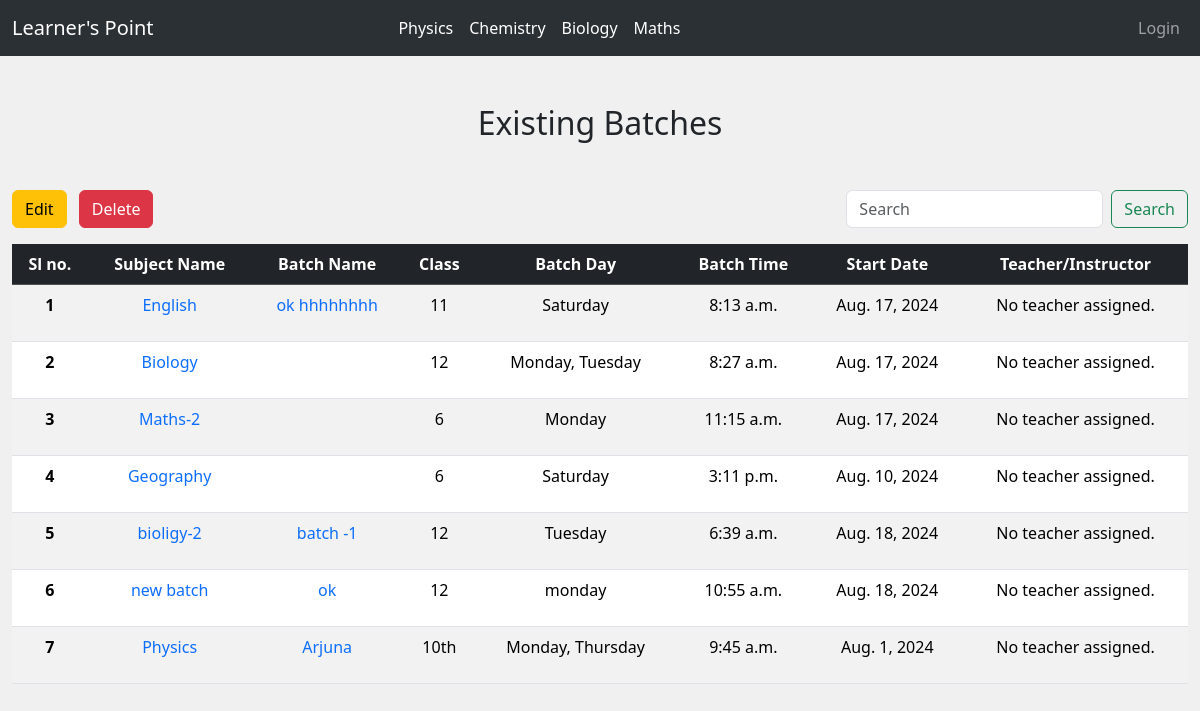
/view-batches/, run on an earlier commit of the app's database.
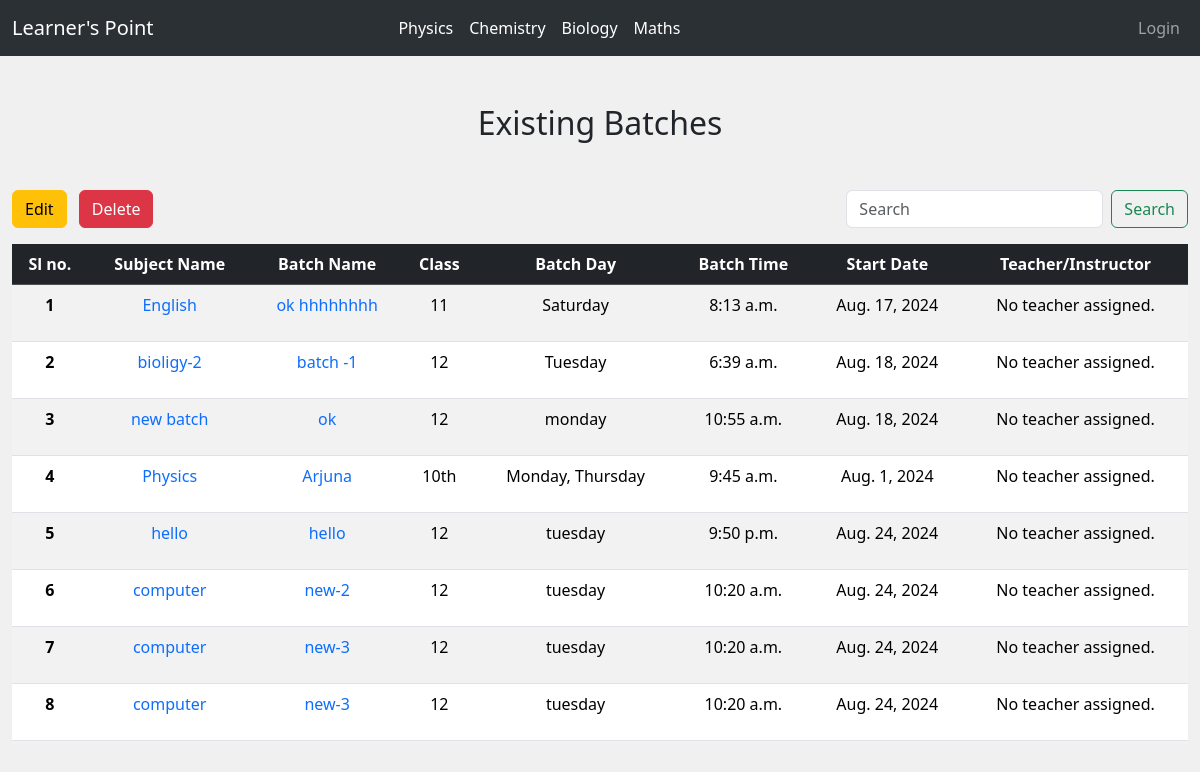
And on a later commit of the database.
### myapp/models.py (models this page shows, shortened)
class Batch(models.Model):
    DAYS = [
        ('MON', 'Monday'),
        ('TUE', 'Tuesday'),
        ('WED', 'Wednesday'),
        ('THU', 'Thursday'),
        ('FRI', 'Friday'),
        ('SAT', 'Saturday'),
        ('SUN', 'Sunday'),
    ]
    subject_name = models.CharField(max_length=100)
    batch_name = models.CharField(max_length=100,default="")
    batch_time = models.TimeField()
    batch_day = MultiSelectField(choices=DAYS)
    class_level = models.IntegerField(choices=[(1,1),(2,2),(3,3),(4,4),(5, 5), (6, 6), (7, 7), (8, 8), (9, 9), (10, 10), (11, 11), (12, 12)])
    class_mode = models.CharField(max_length=100, choices=[('ONLINE', 'ONLINE'), ('OFFLINE', 'OFFLINE')], default='ONLINE')
    start_date = models.DateField(default=timezone.now)
    teachers = models.ManyToManyField(Teacher, related_name='teachers')
    students = models.ManyToManyField(Student, related_name='students', blank=True)

### myapp/views.py (the view)
# urls.py: path('view-batches/', view_batches, name='view_batches'),
def view_batches(request):
    search_query = request.GET.get('search', '')
    if search_query:
        batches = Batch.objects.filter(
            Q(subject_name__icontains=search_query) |
            Q(class_level__icontains=search_query) |
            Q(batch_day__icontains=search_query) |
            Q(teacher_name__icontains=search_query)
        )
    else:
        batches = Batch.objects.all()
    return render(request, 'view_batches.html', {'batches': batches})

### templates/view_batches.html (shortened to what this page needs)
{% extends "base.html" %}
{% load static %}
{% block body %}
<div class="container-fluid py-5">
    <h2 class="text-center mb-5">Existing Batches</h2>
    <div class="d-flex justify-content-between mb-3 flex-wrap">
        <div class="mb-2 mb-md-0">
            <button type="button" class="btn btn-warning me-2" id="toggleEdit">Edit</button>
            <button type="button" class="btn btn-danger" id="toggleDelete">Delete</button>
        </div>
        <form class="form-inline d-flex" method="GET" action="{% url 'view_batches' %}" role="search">
            <input class="form-control me-2" type="search" name="search" placeholder="Search" aria-label="Search"
                value="{{ request.GET.search }}">
            <button class="btn btn-outline-success" type="submit">Search</button>
        </form>
    </div>
    <div class="table-responsive" style="max-height: 500px; overflow-y: auto;">
        <table class="table table-striped text-wrap text-center mb-0">
            <thead class="table-dark sticky-top">
                <tr>
                    <th scope="col">Sl no.</th>
                    <th scope="col">Subject Name</th>
                    <th scope="col">Batch Name</th>
                    <th scope="col">Class</th>
                    <th scope="col">Batch Day</th>
                    <th scope="col">Batch Time</th>
                    <th scope="col">Start Date</th>
                    <th scope="col">Teacher/Instructor</th>
                </tr>
            </thead>
            <tbody>
                {% for batch in batches %}
                <tr>
                    <th scope="row">{{ forloop.counter }}</th>
                    <td><a href="{% url 'batch_detail' batch.id %}" class="text-decoration-none">{{ batch.subject_name }}</a></td>
                    <td><a href="{% url 'batch_detail' batch.id %}" class="text-decoration-none">{{ batch.batch_name }}</a></td>
                    <td>{{ batch.class_level }}</td>
                    <td>{{ batch.batch_day }}</td>
                    <td>{{ batch.batch_time }}</td>
                    <td>{{ batch.start_date }}</td>
                    <td>
                        <p>
                            {% for teacher in batch.teachers.all %}
                                <a href="{% url 'add_teacher' %}" class="text-decoration-none">{{ teacher.name }}</a>
                                {% if not forloop.last %}, {% endif %}
                            {% empty %}
                                No teacher assigned.
                            {% endfor %}
                        </p>
                    </td>
                </tr>
                {% empty %}
                <tr>
                    <td colspan="10" class="text-center">No batches available.</td>
                </tr>
                {% endfor %}
            </tbody>
        </table>
    </div>
</div>
{% endblock body %}

What changed in the data, as far as the page shows it:
removed Batch: subject_name "Biology", class_level "12", batch_day "Monday, Tuesday", batch_time "8:27 a.m.", start_date "Aug. 17, 2024"
removed Batch: subject_name "Maths-2", class_level "6", batch_day "Monday", batch_time "11:15 a.m.", start_date "Aug. 17, 2024"
removed Batch: subject_name "Geography", class_level "6", batch_day "Saturday", batch_time "3:11 p.m.", start_date "Aug. 10, 2024"
added Batch: subject_name "hello", batch_name "hello", class_level "12", batch_day "tuesday", batch_time "9:50 p.m.", start_date "Aug. 24, 2024"
added Batch: subject_name "computer", batch_name "new-2", class_level "12", batch_day "tuesday", batch_time "10:20 a.m.", start_date "Aug. 24, 2024"
added Batch: subject_name "computer", batch_name "new-3", class_level "12", batch_day "tuesday", batch_time "10:20 a.m.", start_date "Aug. 24, 2024"
added Batch: subject_name "computer", batch_name "new-3", class_level "12", batch_day "tuesday", batch_time "10:20 a.m.", start_date "Aug. 24, 2024"
